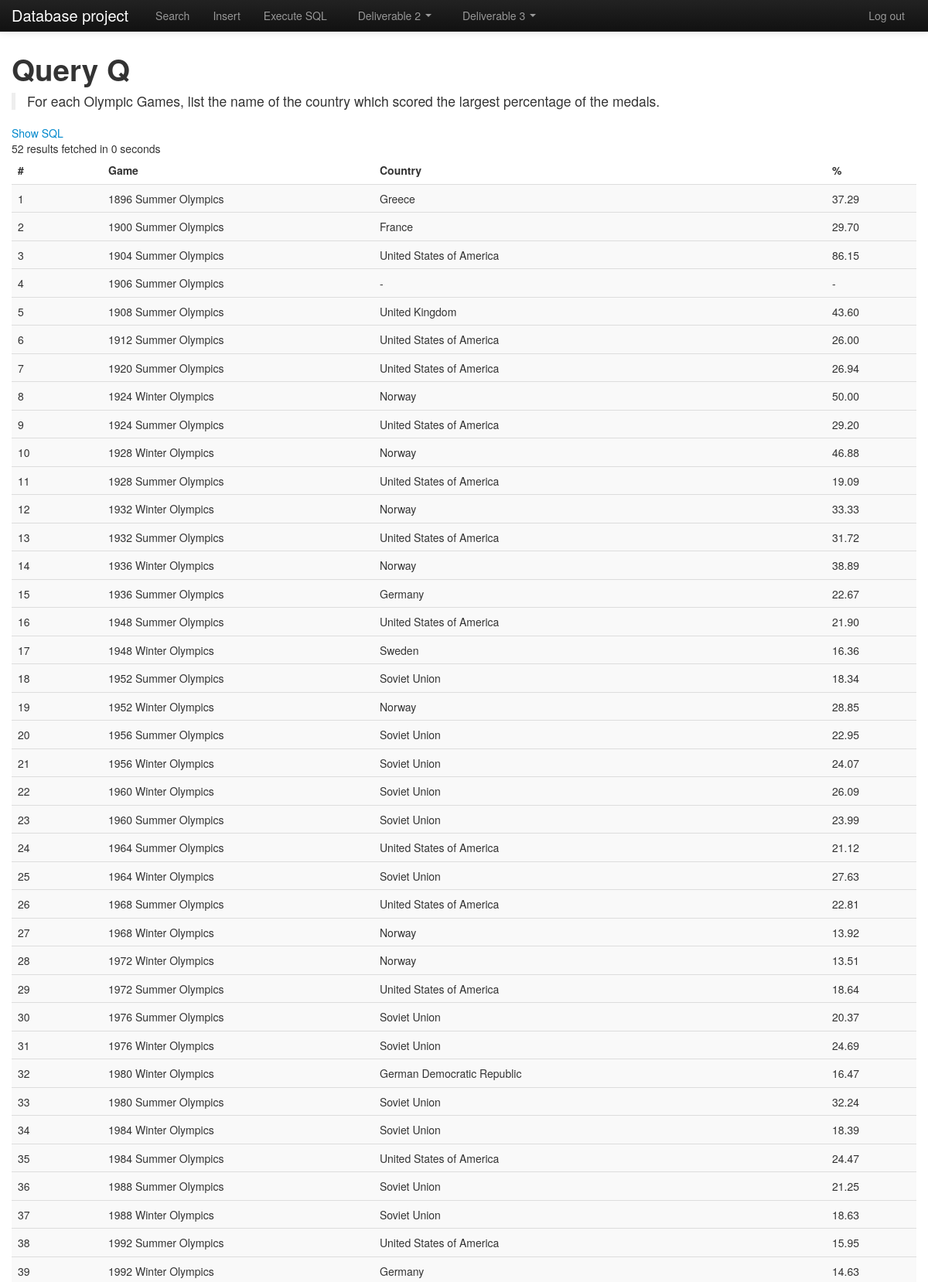
Page /frontend/index.php?p=query_3q (signed in, upper part) on the committed database.
### tables this page shows
CREATE TABLE IF NOT EXISTS `GAMES` (
  `GID` int(11) NOT NULL auto_increment,
  `YEAR` int(11) NOT NULL,
  `TYPE` varchar(50) NOT NULL,
  `HOST_CITY` varchar(200) NOT NULL,
  `CID` int(11) NOT NULL,
  PRIMARY KEY  (`GID`),
  UNIQUE KEY `unique_game` (`YEAR`,`TYPE`),
  KEY `CID` (`CID`)
);

### frontend/pages/query_3q.php (the view, shortened to what this page needs)
<h1>Query Q</h1>
<blockquote>
	<p>For each Olympic Games, list the name of the country which scored the largest percentage of the
medals.</p>
</blockquote>
<?php
$query = "SELECT C.NAME,
ROUND(COUNT(*) / (
	SELECT COUNT(*)
	FROM MEDALS M, EVENTS E
	WHERE E.EID=M.EID
	AND E.GID=?
) * 100, 2) AS PERCENT
FROM EVENTS E, MEDALS M, COUNTRIES C
WHERE E.GID=?
AND E.EID=M.EID
AND C.CID=M.CID
GROUP BY M.CID
ORDER BY PERCENT DESC
LIMIT 1";
?>
<a href="#sql" data-toggle="collapse">
  Show SQL
</a>
<div id="time_field">
</div>
<table class="table table-striped">
<thead>
	<tr>
	<th>#</th>
	<th>Game</th>
	<th>Country</th>
	<th>%</th>
	</tr>
</thead>
<tbody>
<?php
$gamesRaw = $SQL->query("SELECT G.TYPE, G.YEAR, G.HOST_CITY, G.GID FROM GAMES G ORDER BY G.YEAR");
$i = 1;
while ($game = $gamesRaw->fetch()) {
	$statement = $SQL->prepare($query);
	$statement->bindParam(1, $game['GID']);
	$statement->bindParam(2, $game['GID']);
	$statement->execute();
	echo '<tr>';
	echo '<td width="10%">' . $i++ . '</td>';
	echo '<td width="30%">' . $game['YEAR'] . ' ' . htmlspecialchars($game['TYPE']) . ' Olympics</td>';
	$dataCount = 0;
	while ($data = $statement->fetch()) {
		echo '<td width="50%">' . htmlspecialchars($data['NAME']) . '</td>';
		echo '<td width="10%">' . $data['PERCENT'] . '</td>';
		$dataCount++;
	}
	if ($dataCount == 0) {
    	echo '<td width="50%">-</td>';
    	echo '<td width="10%">-</td>';
	}
	echo '<tr>';
}
?>
</tbody>
</table>

### frontend/index.php (style rules this page uses)
body { padding-top: 60px; padding-bottom: 60px; }

### rows in the picture
games: YEAR "1896", TYPE "Summer", NAME "Greece", PERCENT "37.29"
games: YEAR "1900", TYPE "Summer", NAME "France", PERCENT "29.70"
games: YEAR "1904", TYPE "Summer", NAME "United States of America", PERCENT "86.15"
games: YEAR "1906", TYPE "Summer"
games: YEAR "1908", TYPE "Summer", NAME "United Kingdom", PERCENT "43.60"
games: YEAR "1912", TYPE "Summer", NAME "United States of America", PERCENT "26.00"
games: YEAR "1920", TYPE "Summer", NAME "United States of America", PERCENT "26.94"
games: YEAR "1924", TYPE "Winter", NAME "Norway", PERCENT "50.00"
games: YEAR "1924", TYPE "Summer", NAME "United States of America", PERCENT "29.20"
games: YEAR "1928", TYPE "Winter", NAME "Norway", PERCENT "46.88"
games: YEAR "1928", TYPE "Summer", NAME "United States of America", PERCENT "19.09"
games: YEAR "1932", TYPE "Winter", NAME "Norway", PERCENT "33.33"
games: YEAR "1932", TYPE "Summer", NAME "United States of America", PERCENT "31.72"
games: YEAR "1936", TYPE "Winter", NAME "Norway", PERCENT "38.89"
games: YEAR "1936", TYPE "Summer", NAME "Germany", PERCENT "22.67"
games: YEAR "1948", TYPE "Summer", NAME "United States of America", PERCENT "21.90"
games: YEAR "1948", TYPE "Winter", NAME "Sweden", PERCENT "16.36"
games: YEAR "1952", TYPE "Summer", NAME "Soviet Union", PERCENT "18.34"
games: YEAR "1952", TYPE "Winter", NAME "Norway", PERCENT "28.85"
games: YEAR "1956", TYPE "Summer", NAME "Soviet Union", PERCENT "22.95"
games: YEAR "1956", TYPE "Winter", NAME "Soviet Union", PERCENT "24.07"
games: YEAR "1960", TYPE "Winter", NAME "Soviet Union", PERCENT "26.09"
games: YEAR "1960", TYPE "Summer", NAME "Soviet Union", PERCENT "23.99"
games: YEAR "1964", TYPE "Summer", NAME "United States of America", PERCENT "21.12"
games: YEAR "1964", TYPE "Winter", NAME "Soviet Union", PERCENT "27.63"
games: YEAR "1968", TYPE "Summer", NAME "United States of America", PERCENT "22.81"
games: YEAR "1968", TYPE "Winter", NAME "Norway", PERCENT "13.92"
games: YEAR "1972", TYPE "Winter", NAME "Norway", PERCENT "13.51"
games: YEAR "1972", TYPE "Summer", NAME "United States of America", PERCENT "18.64"
games: YEAR "1976", TYPE "Summer", NAME "Soviet Union", PERCENT "20.37"
games: YEAR "1976", TYPE "Winter", NAME "Soviet Union", PERCENT "24.69"
games: YEAR "1980", TYPE "Winter", NAME "German Democratic Republic", PERCENT "16.47"
games: YEAR "1980", TYPE "Summer", NAME "Soviet Union", PERCENT "32.24"
games: YEAR "1984", TYPE "Winter", NAME "Soviet Union", PERCENT "18.39"
games: YEAR "1984", TYPE "Summer", NAME "United States of America", PERCENT "24.47"
games: YEAR "1988", TYPE "Summer", NAME "Soviet Union", PERCENT "21.25"
games: YEAR "1988", TYPE "Winter", NAME "Soviet Union", PERCENT "18.63"
games: YEAR "1992", TYPE "Summer", NAME "United States of America", PERCENT "15.95"
games: YEAR "1992", TYPE "Winter", NAME "Germany", PERCENT "14.63"
